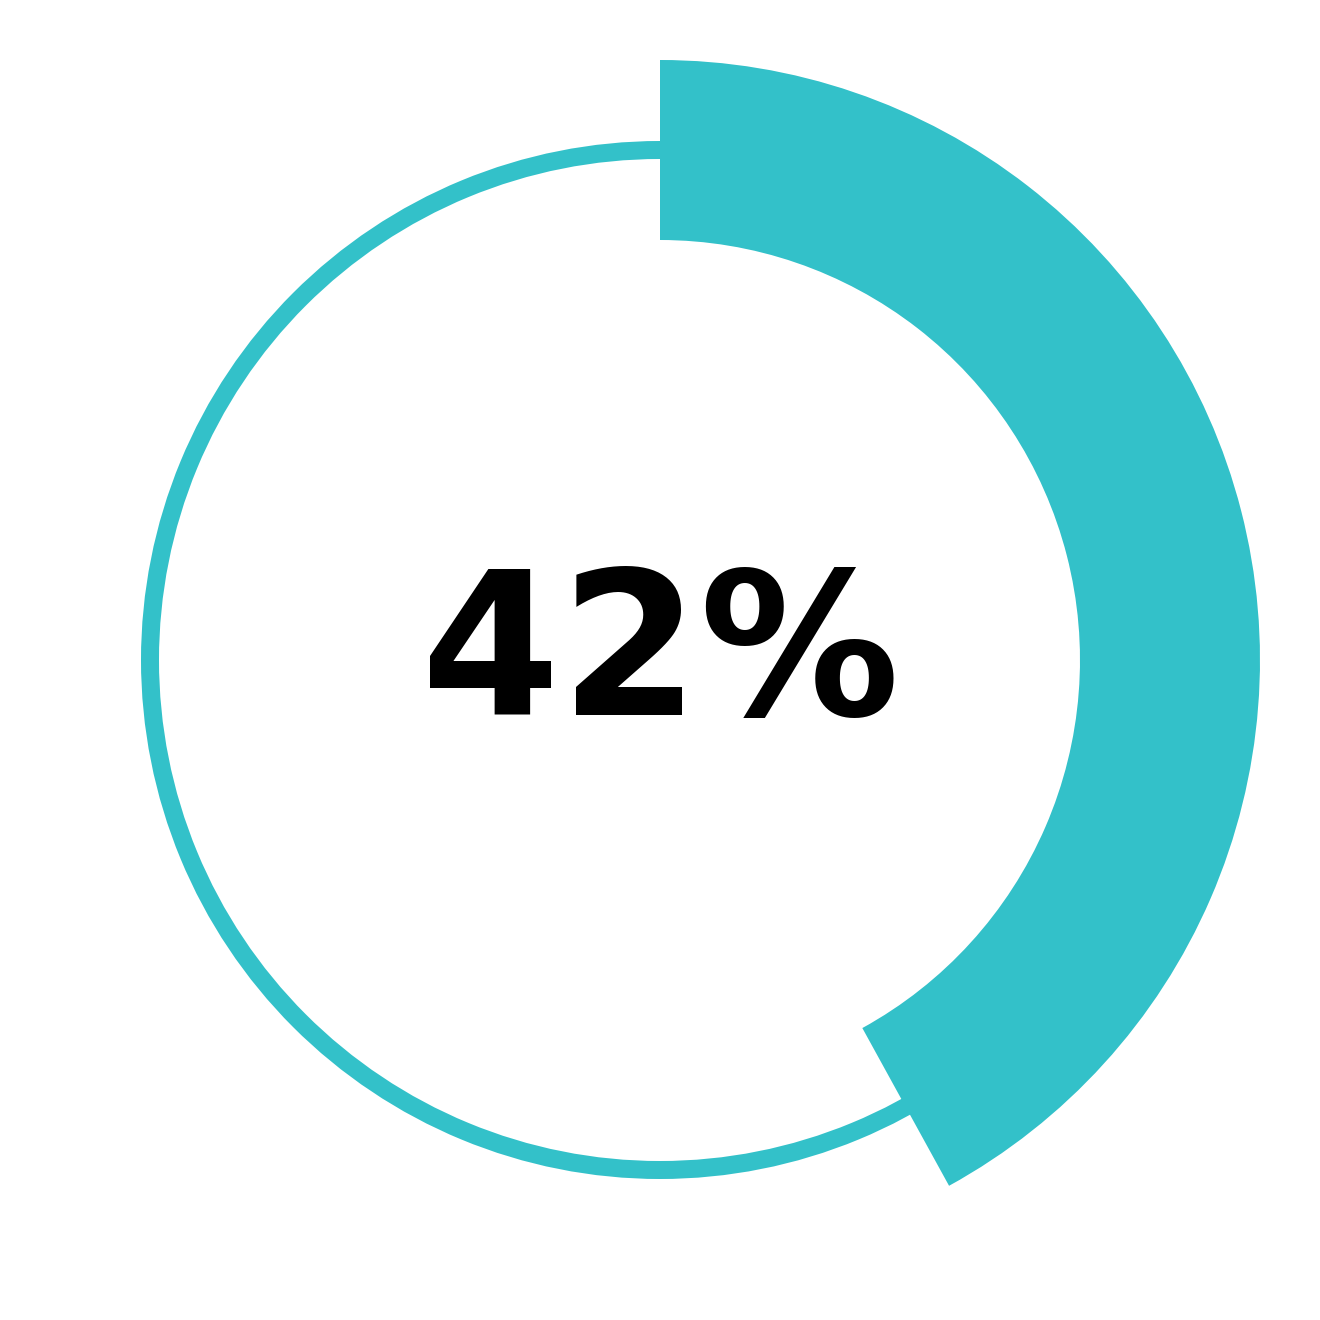

Write the Python code that produced this figure.
#!/usr/bin/python3

import matplotlib.pyplot as plt
import numpy as np
from matplotlib.patches import Wedge

def progress_ring1( percentage = 42,
                    percentage_fontsize = 24, 
                    percentage_color = "black",
                    ring_color = '#33c1c9', 
                    ring_width = 0.3, 
                    subring_enable = True,
                    subring_scale = 0.1, 
                    output_filepath = "progress_ring1.png"):

    fig, ax = plt.subplots(figsize=(2, 2))

    # ângulos
    start_angle = 90 - (percentage / 100) * 360
    end_angle = 90

    # Anel 
    background = Wedge( center=(0, 0), 
                        r=1, 
                        theta1=0, 
                        theta2=360,
                        width=ring_width, 
                        facecolor="white")
    ax.add_patch(background)

    # Anel preenchido
    filled     = Wedge( center=(0, 0), 
                        r=1, 
                        theta1=start_angle, 
                        theta2=end_angle,
                        width=ring_width, 
                        facecolor=ring_color)
    ax.add_patch(filled)

    # subring
    if subring_enable:
        ring = Wedge(   center=(0, 0), 
                        r=1-ring_width/2+subring_scale*ring_width/2, 
                        theta1=0, 
                        theta2=360,
                        width=subring_scale*ring_width, 
                        facecolor=ring_color)
        ax.add_patch(ring)

    # Texto central
    ax.text(0, 0, 
            f"{percentage}%", 
            ha='center', 
            va='center', 
            color = percentage_color, 
            fontsize = percentage_fontsize, 
            weight='bold')

    ax.set(aspect='equal')
    plt.xlim(-1,1)
    plt.ylim(-1,1)
    plt.axis('off')

    plt.tight_layout(pad=0)
    plt.savefig(output_filepath, 
                bbox_inches='tight', 
                pad_inches=0.1, 
                dpi=600, 
                transparent=True)

if __name__ == '__main__':
    progress_ring1(output_filepath = "progress_ring1.png")
